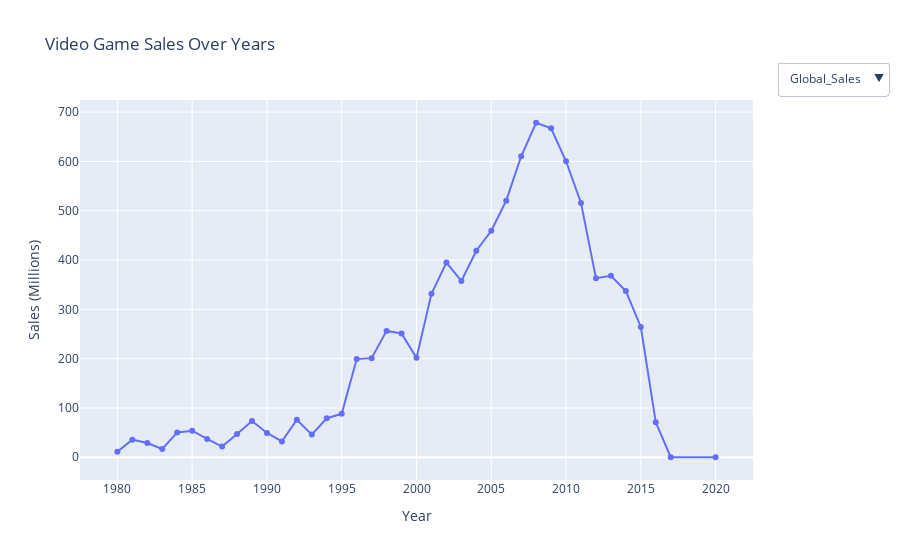

Here is the notebook cell this chart was saved with:
### Code cell
# -----------------------------------------------------------------------------
# Interactive Dashboard with a Dropdown to select the region
# -----------------------------------------------------------------------------
import plotly.graph_objects as go

# Prepare the data
regions = ['NA_Sales', 'EU_Sales', 'JP_Sales', 'Global_Sales']

# Draw the base plot (e.g., by year)
fig = go.Figure()

# Add each region as a Trace
for region in regions:
    yearly_data = df.groupby('Year')[region].sum().reset_index()
    fig.add_trace(go.Scatter(
        x=yearly_data['Year'],
        y=yearly_data[region],
        mode='lines+markers',
        name=region,
        visible=(region == 'Global_Sales')  # Make 'Global_Sales' visible by default
    ))

# Add the Dropdown Menu
buttons = []
for i, region in enumerate(regions):
    buttons.append(dict(
        method='update',
        label=region,
        args=[{'visible': [j == i for j in range(len(regions))]},
              {'title': f"Sales Over Years in {region}"}]
    ))

fig.update_layout(
    updatemenus=[dict(
        active=3,  # Make 'Global_Sales' the default
        buttons=buttons,
        x=1.2,
        y=1.1
    )],
    title="Video Game Sales Over Years",
    xaxis_title="Year",
    yaxis_title="Sales (Millions)"
)

fig.show()

### Figure 1 — Plotly figure (JSON) as saved in the notebook; plotly's stock layout.template omitted (floating-point values rounded to 4 significant figures)
{"data": [{"mode": "lines+markers", "name": "NA_Sales", "type": "scatter", "visible": false, "x": [1980, 1981, 1982, 1983, 1984, 1985, 1986, 1987, 1988, 1989, 1990, 1991, 1992, 1993, 1994, 1995, 1996, 1997, 1998, 1999, 2000, 2001, 2002, 2003, 2004, 2005, 2006, 2007, 2008, 2009, 2010, 2011, 2012, 2013, 2014, 2015, 2016, 2017, 2020], "y": [10.59, 33.4, 26.92, 7.76, 33.28, 33.73, 12.5, 8.46, 23.87, 45.15, 25.46, 12.76, 33.87, 15.12, 28.15, 24.82, 86.76, 94.75, 128.4, 126.1, 94.49, 174.0, 216.2, 193.6, 222.6, 242.6, 263.1, 312.1, 351.4, 338.9, 304.2, 241.1, 155.0, 154.8, 132.0, 102.8, 22.66, 0.0, 0.27]}, {"mode": "lines+markers", "name": "EU_Sales", "type": "scatter", "visible": false, "x": [1980, 1981, 1982, 1983, 1984, 1985, 1986, 1987, 1988, 1989, 1990, 1991, 1992, 1993, 1994, 1995, 1996, 1997, 1998, 1999, 2000, 2001, 2002, 2003, 2004, 2005, 2006, 2007, 2008, 2009, 2010, 2011, 2012, 2013, 2014, 2015, 2016, 2017, 2020], "y": [0.67, 1.96, 1.65, 0.8, 2.1, 4.74, 2.84, 1.41, 6.59, 8.44, 7.63, 3.95, 11.71, 4.65, 14.88, 14.9, 47.26, 48.32, 66.9, 62.67, 52.75, 94.89, 109.7, 103.8, 107.3, 121.9, 129.2, 160.5, 184.4, 191.6, 176.7, 167.4, 118.8, 125.8, 125.7, 97.71, 26.76, 0.0, 0.0]}, {"mode": "lines+markers", "name": "JP_Sales", "type": "scatter", "visible": false, "x": [1980, 1981, 1982, 1983, 1984, 1985, 1986, 1987, 1988, 1989, 1990, 1991, 1992, 1993, 1994, 1995, 1996, 1997, 1998, 1999, 2000, 2001, 2002, 2003, 2004, 2005, 2006, 2007, 2008, 2009, 2010, 2011, 2012, 2013, 2014, 2015, 2016, 2017, 2020], "y": [0.0, 0.0, 0.0, 8.1, 14.27, 14.56, 19.81, 11.63, 15.76, 18.36, 14.88, 14.78, 28.91, 25.33, 33.99, 45.75, 57.44, 48.87, 50.04, 52.34, 42.77, 39.86, 41.76, 34.2, 41.65, 54.28, 73.73, 60.29, 60.26, 61.89, 59.49, 53.04, 51.74, 47.59, 39.46, 33.72, 13.7, 0.05, 0.0]}, {"mode": "lines+markers", "name": "Global_Sales", "type": "scatter", "visible": true, "x": [1980, 1981, 1982, 1983, 1984, 1985, 1986, 1987, 1988, 1989, 1990, 1991, 1992, 1993, 1994, 1995, 1996, 1997, 1998, 1999, 2000, 2001, 2002, 2003, 2004, 2005, 2006, 2007, 2008, 2009, 2010, 2011, 2012, 2013, 2014, 2015, 2016, 2017, 2020], "y": [11.38, 35.68, 28.88, 16.8, 50.35, 53.95, 37.08, 21.7, 47.21, 73.45, 49.37, 32.23, 76.14, 45.99, 79.22, 88.11, 199.2, 201.1, 256.3, 251.1, 201.6, 331.5, 395.0, 357.6, 418.9, 459.4, 520.5, 610.4, 678.5, 667.1, 600.4, 515.9, 363.3, 368.0, 337.1, 264.3, 70.87, 0.05, 0.29]}], "layout": {"title": {"text": "Video Game Sales Over Years"}, "updatemenus": [{"active": 3, "buttons": [{"args": [{"visible": [true, false, false, false]}, {"title": "Sales Over Years in NA_Sales"}], "label": "NA_Sales", "method": "update"}, {"args": [{"visible": [false, true, false, false]}, {"title": "Sales Over Years in EU_Sales"}], "label": "EU_Sales", "method": "update"}, {"args": [{"visible": [false, false, true, false]}, {"title": "Sales Over Years in JP_Sales"}], "label": "JP_Sales", "method": "update"}, {"args": [{"visible": [false, false, false, true]}, {"title": "Sales Over Years in Global_Sales"}], "label": "Global_Sales", "method": "update"}], "x": 1.2, "y": 1.1}], "xaxis": {"title": {"text": "Year"}}, "yaxis": {"title": {"text": "Sales (Millions)"}}}}
